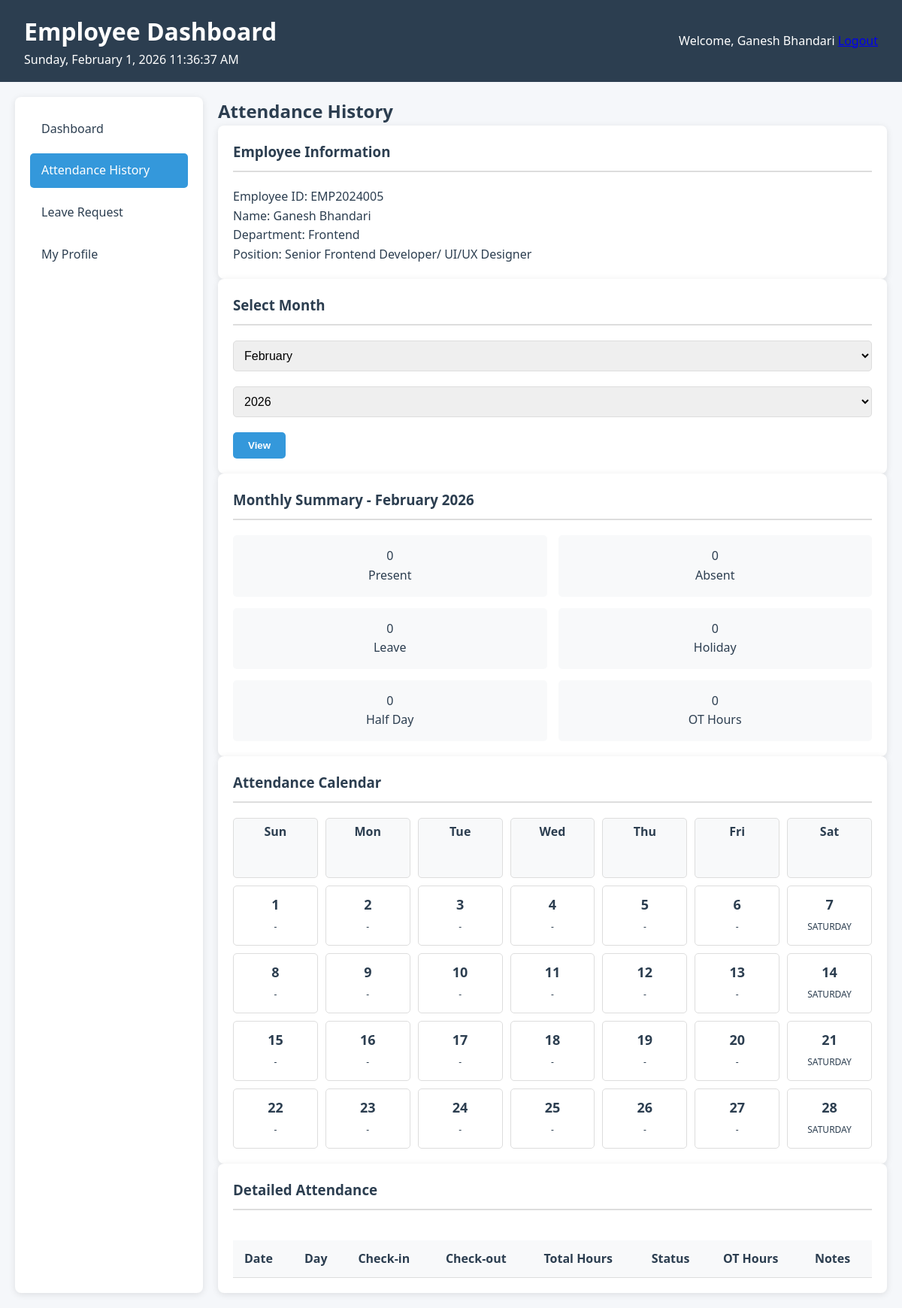
Page /employee/attendance.php (signed in) on the committed database.
### tables this page shows
CREATE TABLE `employees` (
  `id` int(11) NOT NULL,
  `employee_id` varchar(20) NOT NULL,
  `name` varchar(100) NOT NULL,
  `email` varchar(100) NOT NULL,
  `phone` varchar(15) DEFAULT NULL,
  `department` varchar(50) DEFAULT NULL,
  `position` varchar(50) DEFAULT NULL,
  `password` varchar(255) NOT NULL,
  `created_at` timestamp NOT NULL DEFAULT current_timestamp(),
  `status` enum('active','inactive') DEFAULT 'active'
);

### employee/attendance.php (the view, shortened to what this page needs)
<?php
require_once '../includes/functions.php';
$employee_id = $_SESSION['employee_id'];
$month = $_GET['month'] ?? date('m');
$year = $_GET['year'] ?? date('Y');
$query = "SELECT
            COUNT(*) as total_days,
            COUNT(CASE WHEN status = 'present' THEN 1 END) as present_days,
            COUNT(CASE WHEN status = 'absent' THEN 1 END) as absent_days,
            COUNT(CASE WHEN status = 'leave' THEN 1 END) as leave_days,
            COUNT(CASE WHEN status = 'holiday' THEN 1 END) as holiday_days,
            COUNT(CASE WHEN status = 'half_day' THEN 1 END) as half_days,
            SUM(total_hours) as total_worked_hours,
            SUM(overtime_hours) as total_overtime_hours
          FROM attendance
          WHERE employee_id = ?
            AND MONTH(attendance_date) = ?
            AND YEAR(attendance_date) = ?";
$stmt = mysqli_prepare($conn, $query);
mysqli_stmt_bind_param($stmt, "iii", $employee_id, $month, $year);
mysqli_stmt_execute($stmt);
$summary = mysqli_stmt_get_result($stmt);
$attendance_summary = mysqli_fetch_assoc($summary);
$query = "SELECT * FROM employees WHERE id = ?";
$stmt = mysqli_prepare($conn, $query);
mysqli_stmt_bind_param($stmt, "i", $employee_id);
mysqli_stmt_execute($stmt);
$result = mysqli_stmt_get_result($stmt);
$employee_info = mysqli_fetch_assoc($result);
?>
<!DOCTYPE html>
<html lang="en">
<head>
    <link rel="stylesheet" href="../assets/css/style.css">
</head>
<body>
    <?php include 'header.php'; ?>
    <div class="container">
        <div class="dashboard-grid">
            <?php include 'sidebar.php'; ?>
            <main class="main-content">
                <h2>Attendance History</h2>
                <div class="card">
                    <h3>Employee Information</h3>
                    <div class="employee-info-grid">
                        <div class="info-item">
                            <span class="info-label">Employee ID:</span>
                            <span class="info-value"><?php echo $employee_info['employee_id']; ?></span>
                        </div>
                        <div class="info-item">
                            <span class="info-label">Name:</span>
                            <span class="info-value"><?php echo $employee_info['name']; ?></span>
                        </div>
                        <div class="info-item">
                            <span class="info-label">Department:</span>
                            <span class="info-value"><?php echo $employee_info['department']; ?></span>
                        </div>
                        <div class="info-item">
                            <span class="info-label">Position:</span>
                            <span class="info-value"><?php echo $employee_info['position']; ?></span>
                        </div>
                    </div>
                </div>
                <div class="card">
                    <h3>Select Month</h3>
                    <form method="GET" action="" class="month-selector">
                        <div class="form-row">
                            <div class="form-group">
                                <select name="month">
                                    <?php for ($i = 1; $i <= 12; $i++): ?>
                                    <option value="<?php echo $i; ?>" <?php echo $i == $month ? 'selected' : ''; ?>>
                                        <?php echo date('F', mktime(0, 0, 0, $i, 1)); ?>
                                    </option>
                                    <?php endfor; ?>
                                </select>
                            </div>
                            <div class="form-group">
                                <select name="year">
                                    <?php for ($i = date('Y') - 1; $i <= date('Y') + 1; $i++): ?>
                                    <option value="<?php echo $i; ?>" <?php echo $i == $year ? 'selected' : ''; ?>>
                                        <?php echo $i; ?>
                                    </option>
                                    <?php endfor; ?>
                                </select>
                            </div>
                            <button type="submit" class="btn btn-primary">View</button>
                        </div>
                    </form>
                </div>
                <div class="card">
                    <h3>Monthly Summary - <?php echo date('F Y', mktime(0, 0, 0, $month, 1, $year)); ?></h3>
                    <div class="summary-grid">
                        <div class="summary-item">
                            <div class="summary-value present"><?php echo $attendance_summary['present_days'] ?? 0; ?></div>
                            <div class="summary-label">Present</div>
                        </div>
                        <div class="summary-item">
                            <div class="summary-value absent"><?php echo $attendance_summary['absent_days'] ?? 0; ?></div>
                            <div class="summary-label">Absent</div>
                        </div>
                        <div class="summary-item">
                            <div class="summary-value leave"><?php echo $attendance_summary['leave_days'] ?? 0; ?></div>
                            <div class="summary-label">Leave</div>
                        </div>
                        <div class="summary-item">
                            <div class="summary-value holiday"><?php echo $attendance_summary['holiday_days'] ?? 0; ?></div>
                            <div class="summary-label">Holiday</div>
                        </div>
                        <div class="summary-item">
                            <div class="summary-value half_day"><?php echo $attendance_summary['half_days'] ?? 0; ?></div>
                            <div class="summary-label">Half Day</div>
                        </div>
                        <div class="summary-item">
                            <div class="summary-value overtime"><?php echo $attendance_summary['total_overtime_hours'] ?? 0; ?></div>
                            <div class="summary-label">OT Hours</div>
                        </div>
                    </div>
                </div>
                <div class="card">
                    <h3>Attendance Calendar</h3>
                    <div class="attendance-calendar">
                        <div class="calendar-day day-header">Sun</div>
                        <div class="calendar-day day-header">Mon</div>
                        <div class="calendar-day day-header">Tue</div>
                        <div class="calendar-day day-header">Wed</div>
                        <div class="calendar-day day-header">Thu</div>
                        <div class="calendar-day day-header">Fri</div>
                        <div class="calendar-day day-header">Sat</div>
                        <?php
                        $days_in_month = date('t', strtotime("$year-$month-01"));
                        $attendance_data = [];
                        for ($day = 1; $day <= $days_in_month; $day++) {
                            $date = sprintf("%04d-%02d-%02d", $year, $month, $day);
                            $attendance = $attendance_data[$day] ?? null;
                            $status_class = $attendance ? 'status-' . $attendance['status'] : '';
                            $status_text = $attendance ? $attendance['status'] : 'n/a';
                            echo '<div class="calendar-day ' . $status_class . '">';
                            echo '<div class="day-number">' . $day . '</div>';
                            if ($attendance) {
                                echo '<div class="day-status">' . ucfirst($status_text) . '</div>';
                                if ($attendance['check_in']) {
                                    echo '<div class="check-in">' . date('h:i A', strtotime($attendance['check_in'])) . '</div>';
                                }
                                if ($attendance['check_out']) {
                                    echo '<div class="check-out">' . date('h:i A', strtotime($attendance['check_out'])) . '</div>';
                                }
                                if ($attendance['overtime_hours'] > 0) {
                                    echo '<div class="overtime">OT: ' . $attendance['overtime_hours'] . 'h</div>';
                                }
                            } else {
                                $day_of_week = date('w', strtotime($date));
                                if ($day_of_week == 6) {
                                    echo '<div class="day-status holiday">Saturday</div>';
                                } else {
                                    echo '<div class="day-status">-</div>';
                                }
                            }
                            echo '</div>';
                        }
                        ?>
                    </div>
                </div>
                <div class="card">
                    <h3>Detailed Attendance</h3>
                    <div class="table-container">
                        <table class="data-table">
                            <thead>
                                <tr>
                                    <th>Date</th>
                                    <th>Day</th>
                                    <th>Check-in</th>
                                    <th>Check-out</th>
                                    <th>Total Hours</th>
                                    <th>Status</th>
                                    <th>OT Hours</th>
                                    <th>Notes</th>
                                </tr>
                            </thead>
                        </table>
                    </div>
                </div>
            </main>
        </div>
    </div>
</body>
</html>

### assets/css/style.css (style rules this page uses)
* { margin: 0; padding: 0; box-sizing: border-box; }
:root { --primary-color: #2c3e50; --secondary-color: #3498db; --success-color: #27ae60; --warning-color: #f39c12; --danger-color: #e74c3c; --info-color: #3498db; --light-bg: #f8f9fa; --dark-text: #2c3e50; --border-color: #ddd; }
body { font-family: 'Segoe UI', Tahoma, Geneva, Verdana, sans-serif; line-height: 1.6; color: var(--dark-text); background-color: #f5f7fa; }
.container { display: flex; flex-direction: column; min-height: 100vh; }
.dashboard-grid { display: grid; grid-template-columns: 250px 1fr; gap: 20px; padding: 20px; flex: 1; }
.card { background: white; border-radius: 8px; padding: 20px; box-shadow: 0 2px 10px rgba(0,0,0,0.1); }
.card h3 { color: var(--primary-color); margin-bottom: 20px; padding-bottom: 10px; border-bottom: 2px solid var(--border-color); }
.btn { display: inline-block; padding: 10px 20px; border: none; border-radius: 5px; cursor: pointer; text-decoration: none; font-weight: 600; transition: all 0.3s; }
.btn-primary { background: var(--secondary-color); color: white; }
.form-group { margin-bottom: 20px; }
.form-group input, .form-group select, .form-group textarea { width: 100%; padding: 10px; border: 1px solid var(--border-color); border-radius: 5px; font-size: 16px; }
.summary-grid { display: grid; grid-template-columns: repeat(2, 1fr); gap: 15px; }
.summary-item { text-align: center; padding: 15px; background: var(--light-bg); border-radius: 5px; }
.table-container { overflow-x: auto; }
.data-table { width: 100%; border-collapse: collapse; margin-top: 20px; }
.data-table th, .data-table td { padding: 12px 15px; text-align: left; border-bottom: 1px solid var(--border-color); }
.data-table th { background: var(--light-bg); font-weight: 600; }

### employee/attendance.php (style rules this page uses)
.attendance-calendar { display: grid; grid-template-columns: repeat(7, 1fr); gap: 10px; margin-top: 20px; }
.calendar-day { padding: 10px; border: 1px solid #ddd; border-radius: 5px; text-align: center; min-height: 80px; }
.day-header { font-weight: bold; background: #f8f9fa; padding: 5px; }
.day-number { font-size: 18px; font-weight: bold; margin-bottom: 5px; }
.day-status { font-size: 12px; text-transform: uppercase; }

### rows in the picture
employees: employee "EMP2024005", name "Ganesh Bhandari", department "Frontend", position "Senior Frontend Developer/ UI/UX Designer"

### other values in the picture
$_SESSION['employee_name'] "Ganesh Bhandari"
$attendance_summary['present_days'] "0"
$attendance_summary['absent_days'] "0"
$attendance_summary['leave_days'] "0"
$attendance_summary['holiday_days'] "0"
$attendance_summary['half_days'] "0"
$attendance_summary['total_overtime_hours'] "0"
form field month "February"
form field year "2026"
